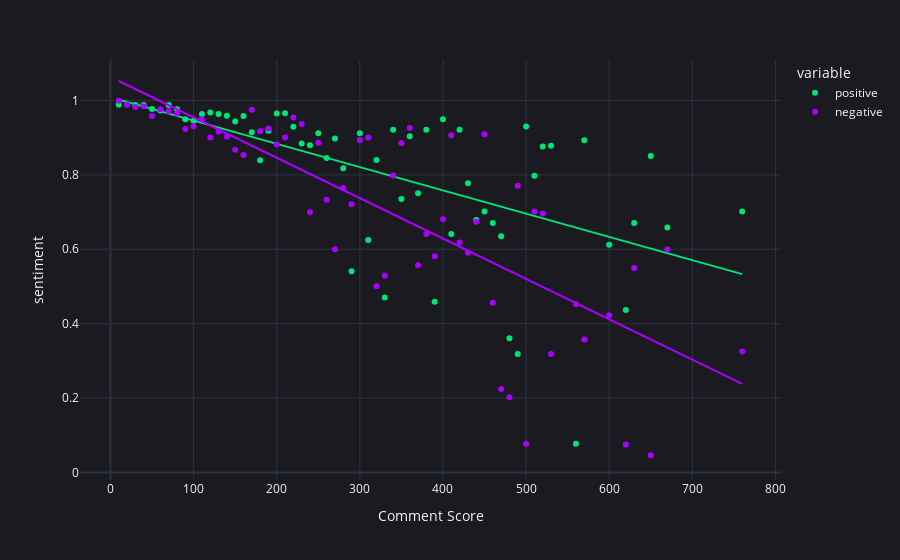

Source (notebook cell):
### Code cell
import plotly.express as px
import plotly.graph_objects as go
import statsmodels

colorscheme = ["#00E676" ,"#AA00FF"]

# ols = Ordinary Least Squares
fig = px.scatter(df,
    x="score_bucket",
    y=["positive", "negative"],
    trendline="ols",
    color_discrete_sequence=colorscheme,
    template="plotly_dark",
    labels={
        "score_bucket": "Comment Score",
        "value": "sentiment",
    }
)

fig.update_layout(
    paper_bgcolor='#1B1A21',
    plot_bgcolor='#1B1A21',
)

fig.show()
